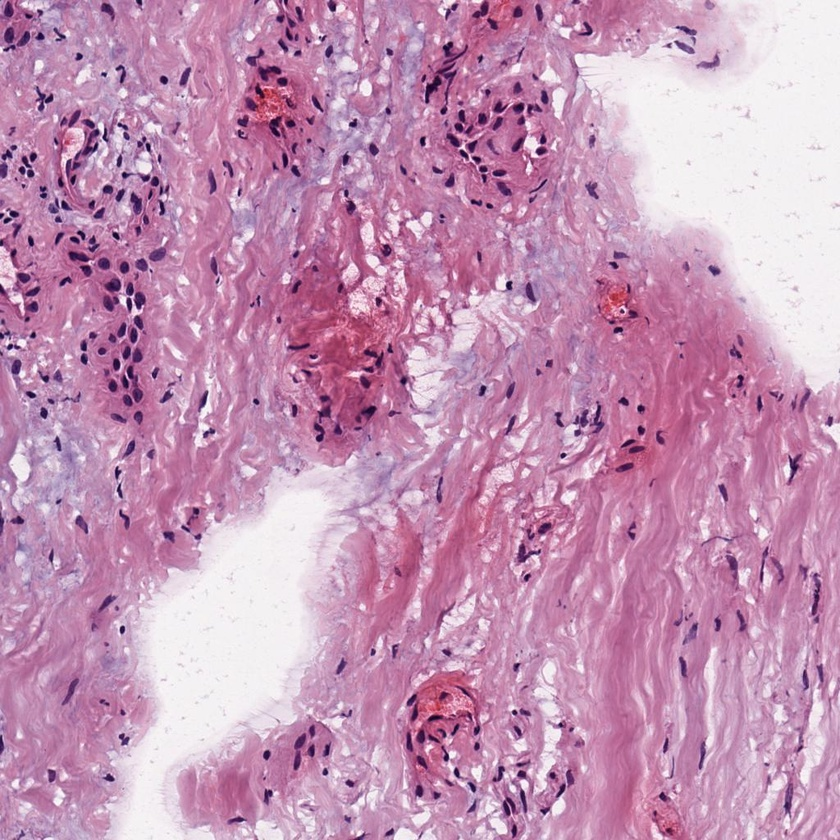
#> input picture example_image.jpg, 840 x 840 px, shrunk from 1024 x 1024 before the run
$ jupyter execute tutorial.ipynb   (older library calls are emulated)
#> lines starting #> are read from the running program, lines starting #| are printed output that depends on the picture; after the words box and inside, x2 and y2 are one past the last pixel; in counts of white or black regions, pixels touching at a corner belong together
### segment.py
'''
Authors: Steven Guan, James R. Thompson, and David Slater
Copyright 2021, The MITRE Corporation Approved for Public Release; Distribution Unlimited. Case Number 21-0081.

Licensed under the Apache License, Version 2.0 (the "License"); you may not use this file except in compliance with the License.
You may obtain a copy of the License at http://www.apache.org/licenses/LICENSE-2.0
Unless required by applicable law or agreed to in writing,
software distributed under the License is distributed on an "AS IS" BASIS,
WITHOUT WARRANTIES OR CONDITIONS OF ANY KIND, either express or implied.
See the License for the specific language governing permissions and limitations under the License.
'''


import cv2
import matplotlib.patches as mpatches
import matplotlib.pyplot as plt
import numpy as np
import skimage
from scipy.ndimage.morphology import binary_fill_holes
from scipy import linalg
from skimage.measure import regionprops
from skimage.filters import threshold_otsu
from skimage.color import separate_stains
from skimage.morphology import binary_closing, disk, binary_opening

def optical_density(tile):
    """
    Convert a tile to optical density values.

    Parameters
    ----------
    tile : numpy array
        RGB image.
    """
    tile = tile.astype(np.float64)
    od = -np.log((tile+1)/255 + 1e-8)
    return od

def find_tissue(tile):
    """
    Segments the tissue and calculates the proportion of the image contaning tissue

    Parameters
    ----------
    tile : numpy array
        RGB image.
    """


    # Convert to optical density values
    tile = optical_density(tile)

    # Threshold at beta and create binary image
    beta = 0.12
    tile = np.min(tile, axis=2) >= beta

    # Remove small holes and islands in the image
    tile = binary_opening(tile, disk(3))
    tile = binary_closing(tile, disk(3))

    # Calculate percentage of tile containig tissue
    percentage = np.mean(tile)
    tissue_amount = percentage #>= tissue_threshold

    return tissue_amount, tile

def color_deconvolution(tile):
    """
    Applies color deconvolution to separate the RGB images into grayscale
    images representing the concetration of hematoxylin and eosin.

    Parameters
    ----------
    tile : numpy array
        RGB image.
    """

    ## Define stain color vectors
    rgb_from_hed = np.array([[0.650, 0.704, 0.286],
                            [0.07, 0.99, 0.11],
                            [0.0, 0.0, 0.0]])
    rgb_from_hed[2, :] = np.cross(rgb_from_hed[0, :], rgb_from_hed[1, :])
    hed_from_rgb = linalg.inv(rgb_from_hed)
    ihc_hed = separate_stains(tile, hed_from_rgb)

    ## Normalize images
    for i in np.arange(0,3):
        im = ihc_hed[:, :, i]
        im = im - np.min(im)
        im = im / np.max(im)
        im = np.abs(im-1)*255
        im = np.round(im)
        ihc_hed[:, :, i] = im
    im_stains = ihc_hed.astype(np.uint8)

    return(im_stains)


def binarize_image(tile, im_nuclei_stain, foreground_threshold, local_radius_ratio=3, minimum_radius = 3):
    """
    Binarizes an image using a combination of local thresholding and bounding
    boxes to identify candidate locations of nuclei.

    Parameters
    ----------
    tile : numpy array
        RGB image.
    im_nuclei_stain : numpy array
        grayscale image.
    foreground_threshold : float
        threshold for separating foreground and background.
    local_radius_ratio : float, optional
        factor expand bounding box. The default is 3.
    minimum_radius : float, optional
        radius of smallest nuclei. The default is 3.
    """

    ## Apply initial global threshold
    img = cv2.cvtColor((im_nuclei_stain),cv2.COLOR_GRAY2RGB)
    img_gray = cv2.cvtColor(img, cv2.COLOR_BGR2GRAY)
    img_gray_flat = img_gray.flatten()
    thresh = np.round(threshold_otsu(img_gray_flat[img_gray_flat<foreground_threshold]))
    img_bin = np.copy(img_gray)
    img_bin[img_gray<thresh] = 255
    img_bin[img_gray>=thresh] = 0

    ## Fill small holes in the image
    img_bin = binary_fill_holes(img_bin.astype(bool))
    img_bin = img_bin.astype(np.uint8)

    ## Remove small structures in the image based on minimum_radius
    kernel = cv2.getStructuringElement(cv2.MORPH_ELLIPSE,(minimum_radius,minimum_radius))
    opening = cv2.morphologyEx(img_bin,cv2.MORPH_OPEN, kernel, iterations = 1)

    ## Identify connected regions("components") in the image
    regions = cv2.connectedComponents(opening)[1]
    obj_props = regionprops(regions, intensity_image=im_nuclei_stain)

    ## Initialize mask
    im_fgnd_mask = np.zeros(im_nuclei_stain.shape).astype(np.uint8)

    ## Iterate through regions found via global thresholding
    for obj in obj_props:

        # Skip thresholding on background component
        if (obj.label == 0):
            continue

        # Expand bounding box based on local_radius_ratio
        # The idea is to include more background for local thresholding.
        bbox = obj.bbox
        equivalent_diameter = obj.equivalent_diameter
        min_row = np.max([0, np.round(bbox[0] - equivalent_diameter*local_radius_ratio)]).astype(np.int)
        max_row = np.min([tile.shape[0], np.round(bbox[2] + equivalent_diameter*local_radius_ratio)]).astype(np.int)
        min_col = np.max([0, np.round(bbox[1] - equivalent_diameter*local_radius_ratio)]).astype(np.int)
        max_col = np.min([tile.shape[1], np.round(bbox[3] + equivalent_diameter*local_radius_ratio)]).astype(np.int)
        region = im_nuclei_stain[min_row:max_row, min_col:max_col]
        region_flat = region.flatten()

        # If local threshold fail. Default to global threshold instead.
        try:
            thresh = np.round(threshold_otsu(region_flat[region_flat<foreground_threshold]))
        except:
            thresh = foreground_threshold

        # Copy local bbox mask to larger tile mask
        region_bin = np.copy(region)
        region_bin[region<thresh] = 1
        region_bin[region>=thresh] = 0
        im_fgnd_mask[min_row:max_row, min_col:max_col] = im_fgnd_mask[min_row:max_row, min_col:max_col] + region_bin.astype(np.uint8)
        im_fgnd_mask[im_fgnd_mask>0] = 1

    return(im_fgnd_mask)


def find_nuclei(tile,im_nuclei_stain, im_fgnd_mask, min_nucleus_area=15):
    """
    Split the binary image of nuclei into a map of individual nuclei

    Parameters
    ----------
    tile : numpy array
        RGB image.
    im_nuclei_stain : numpy array
        grayscale image.
    im_fgnd_mask : numpy array
        binary mask of the foreground.
    min_nucleus_area : float, optional
        area of the smallest nuclei. The default is 15.
    """
    sure_fg_threshold = 0.50

    # noise removal
    kernel = np.ones((3,3),np.uint8)
    opening = cv2.morphologyEx(im_fgnd_mask,cv2.MORPH_OPEN,kernel, iterations = 1)

    # Identify sure background area
    kernel = np.ones((5,5),np.uint8)
    sure_bg = cv2.dilate(opening,kernel,iterations=1)


    _ret, objects = cv2.connectedComponents(opening)
    obj_props = skimage.measure.regionprops(objects)
    dist_transform = cv2.distanceTransform(opening,cv2.DIST_L2,5)
    stain_inverse = cv2.bitwise_not(im_nuclei_stain)
    stain_inverse = stain_inverse - np.min(stain_inverse[:])
    stain_inverse = (stain_inverse / np.max(stain_inverse[:])) * 255

    # Iterate through objects found
    sure_fg = np.zeros(im_nuclei_stain.shape)
    for obj in obj_props:
        bbox = obj.bbox

        # Calculate normalized distance map
        dist = dist_transform[bbox[0]:bbox[2], bbox[1]:bbox[3]]
        dist = dist - np.min(dist[:])
        dist = (dist/np.max(dist[:]))*255

        # Normalize image region
        im = stain_inverse[bbox[0]:bbox[2], bbox[1]:bbox[3]]
        im = im - np.min(im[:])
        im = (im/np.max(im[:]))*255

        # Combine distance and image then perform thresholding
        combined = im + dist
        _ret, temp = cv2.threshold(combined,sure_fg_threshold*np.max(combined[:]),255,0)

        # Save to sure foreground map
        sure_fg[bbox[0]:bbox[2], bbox[1]:bbox[3]] = temp


    # Finding unknown region
    sure_fg = np.uint8(sure_fg)
    unknown = cv2.subtract(sure_bg, sure_fg)

    # Marker labelling
    _ret, markers = cv2.connectedComponents(sure_fg)

    # Add one to all labels so that sure background is not 0, but 1
    markers = markers+1

    # Now, mark the region of unknown with zero
    markers[unknown==1] = 0

    markers = cv2.watershed(tile,markers)

    # Label boundary lines as background
    markers[markers==-1] = 1

    # Remove small objects according to min_nucleus area
    obj_props = skimage.measure.regionprops(markers)
    for obj in obj_props:
        if (obj.area < min_nucleus_area):
            markers[markers==obj.label] = 1

    obj_props = skimage.measure.regionprops(markers, intensity_image=im_nuclei_stain)
    return(markers, obj_props)

### tutorial.ipynb
# Tutorial for Segmenting Synovial Cell Nuclei in an H&E Stained Image

Authors: Steven Guan, James R. Thompson, and David Slater

Copyright 2021, The MITRE Corporation Approved for Public Release; Distribution Unlimited. Case Number 21-0081.

Licensed under the Apache License, Version 2.0 (the "License"); you may not use this file except in compliance with the License.
You may obtain a copy of the License at http://www.apache.org/licenses/LICENSE-2.0
Unless required by applicable law or agreed to in writing,
software distributed under the License is distributed on an "AS IS" BASIS,
WITHOUT WARRANTIES OR CONDITIONS OF ANY KIND, either express or implied.
See the License for the specific language governing permissions and limitations under the License.

## Import Libraries

[cell 1]
import skimage.io
import segment
import matplotlib.pyplot as plt
import numpy as np

## Load H&E stained image

[cell 2]
im = skimage.io.imread('example_image.jpg')
#> im is the input picture: shape (840, 840, 3); mean R, G, B 196.9, 148.3, 181.5

plt.imshow(im)
plt.title('Example H&E Stained Image')

# Quantifying the amount of tissue in the image

[cell 3]
tissue, tissue_mask = segment.find_tissue(im)
#> in find_tissue, `tile = binary_closing(tile, disk(3))`:
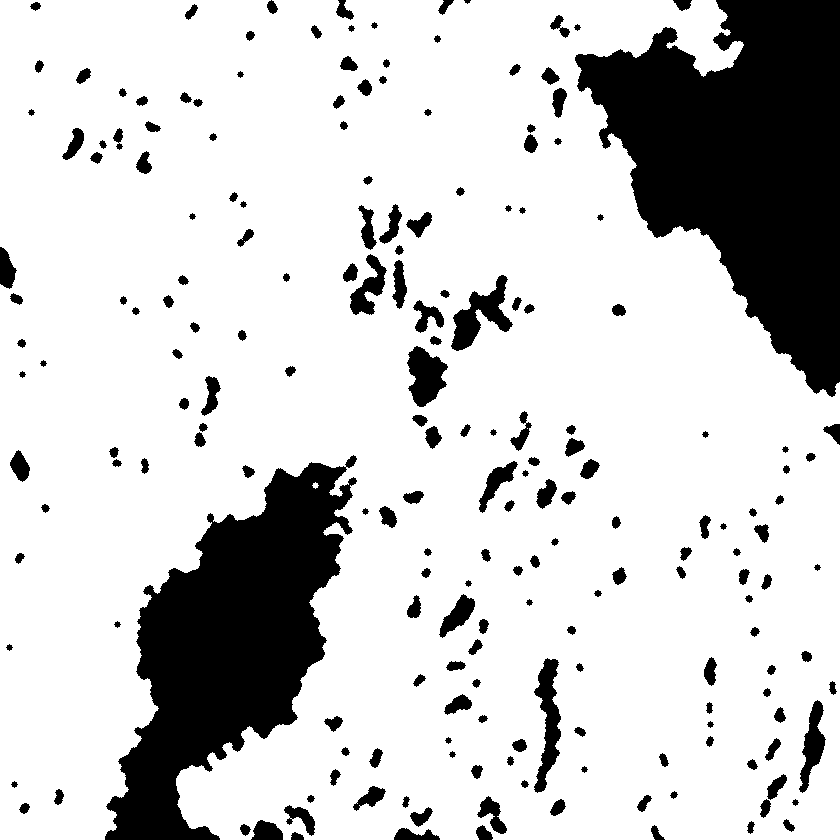
#> tile: shape (840, 840) bool; 80.6% white; 201 black regions (1 under 20 px), largest, box (x1, y1, x2, y2) and area: (575, 0, 840, 397) 59963, (105, 455, 357, 840) 45886, (451, 275, 513, 351) 1919
#> in find_tissue, `percentage = np.mean(tile)`: percentage = 0.806
#> tissue = 0.806

plt.imshow(tissue_mask, cmap='gray')
plt.title('Binary Mask of Tissue')
print('Proportion of image containing tissue: ' + str(np.round(tissue,3)))
#| Proportion of image containing tissue: 0.806

# Color deconvolution to separate stain concentrations

[cell 4]
im_deconv = segment.color_deconvolution(im)
im_hem = im_deconv[:,:,0]
im_eos = im_deconv[:,:,1]
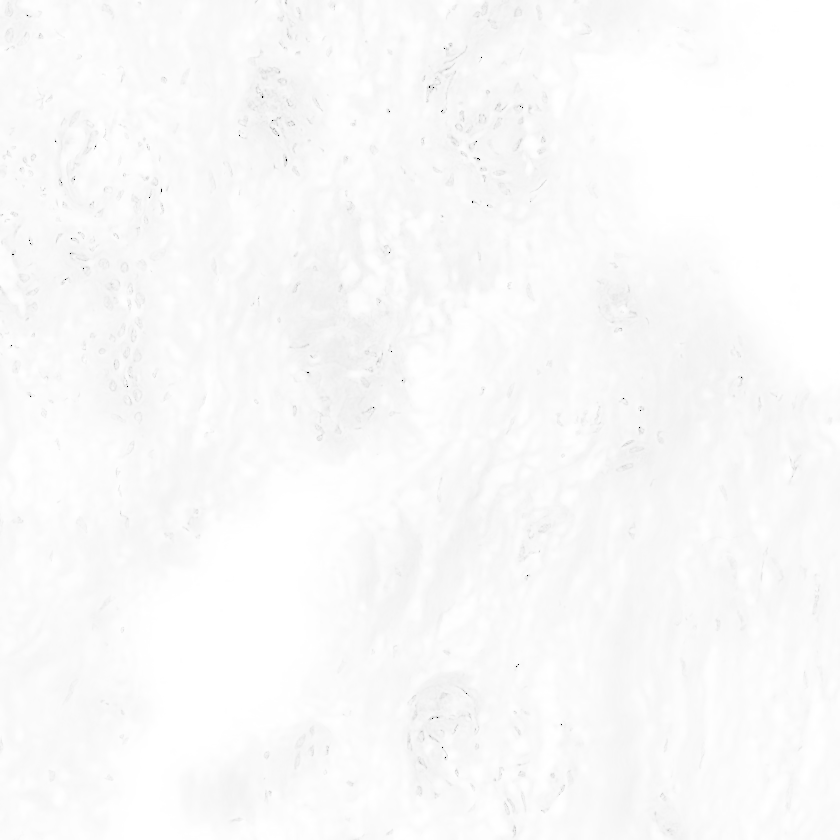
#> im_eos: shape (840, 840); min 0, max 255, mean 249.7

fig, axs = plt.subplots(1, 2, figsize=(12, 6))
axs[0].imshow(im_hem, cmap='gray')
axs[0].set_title('Hematoxylin Stain Concentration')
axs[1].imshow(im_eos, cmap='gray')
axs[1].set_title('Eosin Stain Concentration')

# Image binarization using local adaptive thresholding

[cell 5]
foreground_threshold = 160
im_bin = segment.binarize_image(im, im_hem, foreground_threshold)
#> in binarize_image, `thresh = np.round(threshold_otsu(img_gray_flat[img_gray_flat<foregroun..`: thresh = 117
#> in binarize_image, `img_bin[img_gray<thresh] = 255`:
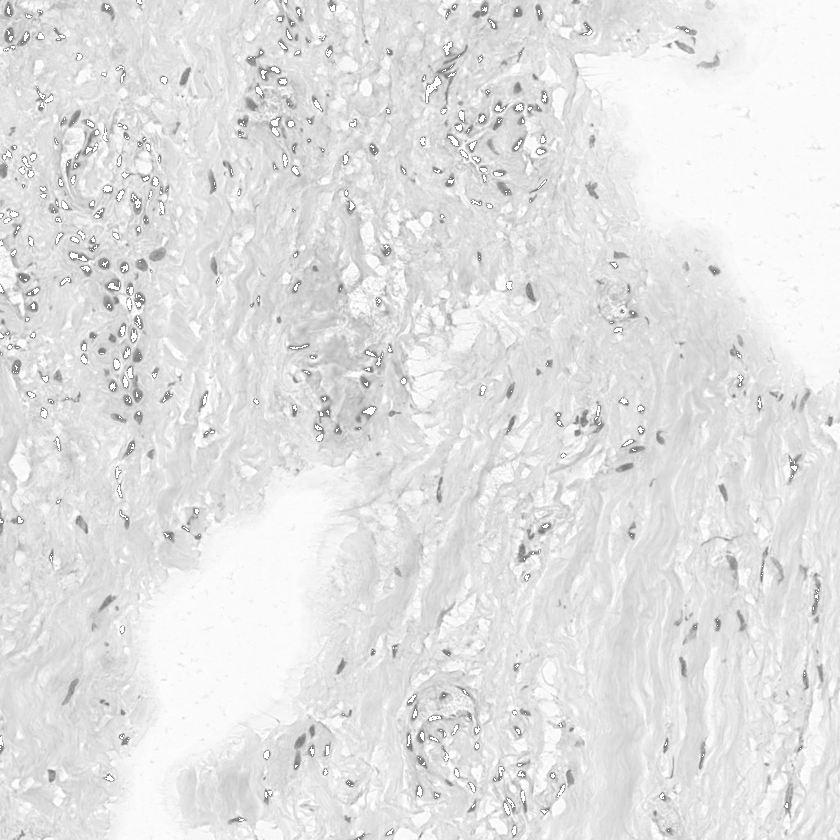
#> img_bin: shape (840, 840); min 117, max 255, mean 226.2
#> in binarize_image, `obj_props = regionprops(regions, intensity_image=im_nuclei_stain)`: obj_props = 229 regions; largest, box (x1, y1, x2, y2) and area: (426, 77, 441, 97) 118, (364, 407, 376, 415) 57, (443, 42, 452, 55) 52, (449, 136, 458, 146) 47, (114, 359, 120, 369) 45
#> the loop in binarize_image, `for obj in obj_props:` made 229 passes
#> (bbox, equivalent_diameter, min_row, max_row, min_col, max_col, thresh) on passes 1 to 3: ((0, 137, 4, 142), 4.22, 0, 17, 124, 155, 89), ((0, 284, 3, 287), 2.99, 0, 12, 275, 296, 118), ((5, 105, 9, 109), 3.57, 0, 20, 94, 120, 127)

fig, axs = plt.subplots(1, 2, figsize=(12, 6))
axs[0].imshow(im_hem, cmap='gray')
axs[0].set_title('Hematoxylin Stain Concentration')
axs[1].imshow(im_bin, cmap='gray')
axs[1].set_title('Binarized Image')

# Individual nuclei segmentation using the watershed method

[cell 6]
im_markers, obj_props = segment.find_nuclei(im, im_hem, im_bin)
#> in find_nuclei, `sure_bg = cv2.dilate(opening,kernel,iterations=1)`:
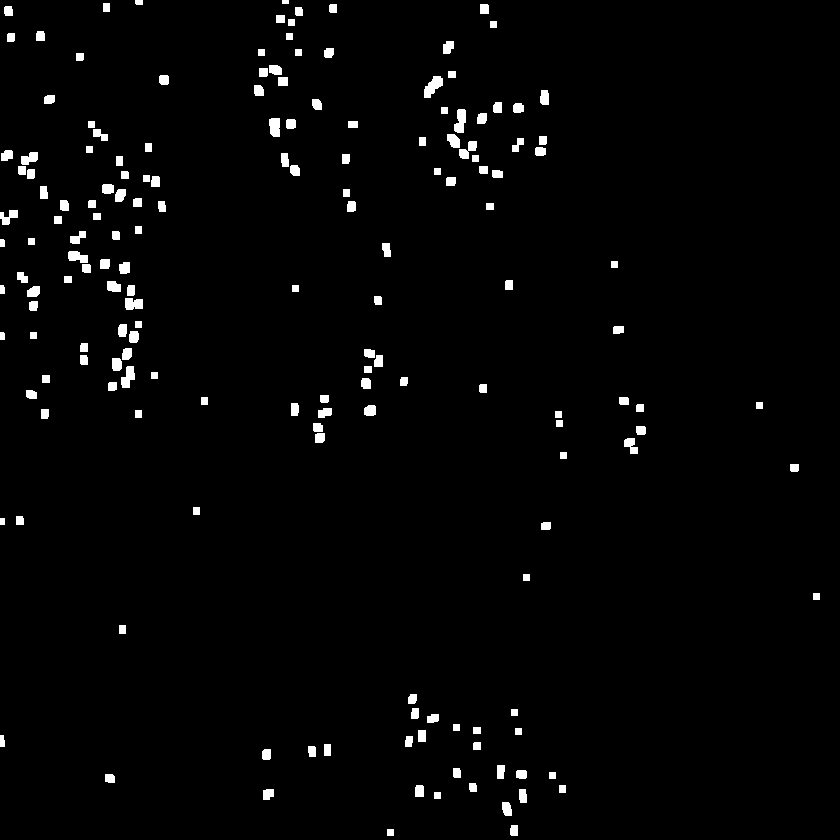
#> sure_bg: shape (840, 840); values 0 (black) and 1 (white), 2% white; 171 white regions
#> in find_nuclei, `obj_props = skimage.measure.regionprops(objects)`: obj_props = 191 regions; largest, box (x1, y1, x2, y2) and area: (426, 78, 441, 96) 96, (449, 136, 458, 146) 50, (109, 283, 119, 290) 50, (114, 360, 120, 369) 45, (542, 92, 547, 103) 43
#> the loop in find_nuclei, `for obj in obj_props:` made 191 passes
#> bbox on passes 3 to 5: (5, 105, 10, 108), (6, 331, 11, 335), (6, 482, 12, 487)
#> in find_nuclei, `markers = cv2.watershed(tile,markers)`:
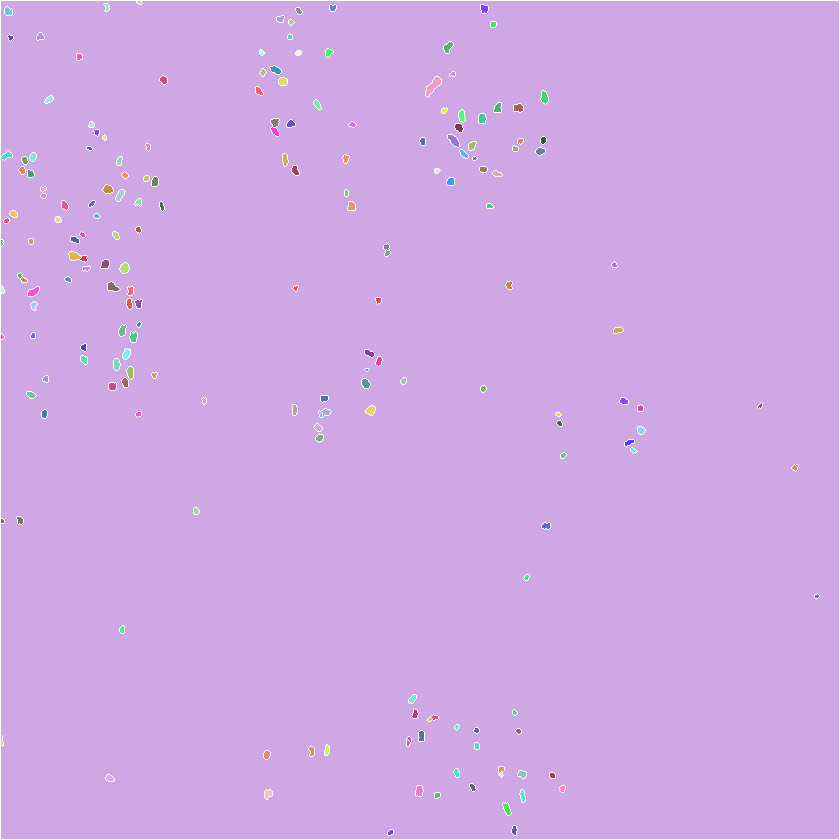
#> markers: shape (840, 840) int32; 191 distinct labels, from -1 to 192; one colour per label, 0 black, -1 white
#> in find_nuclei, `markers[markers==-1] = 1`:
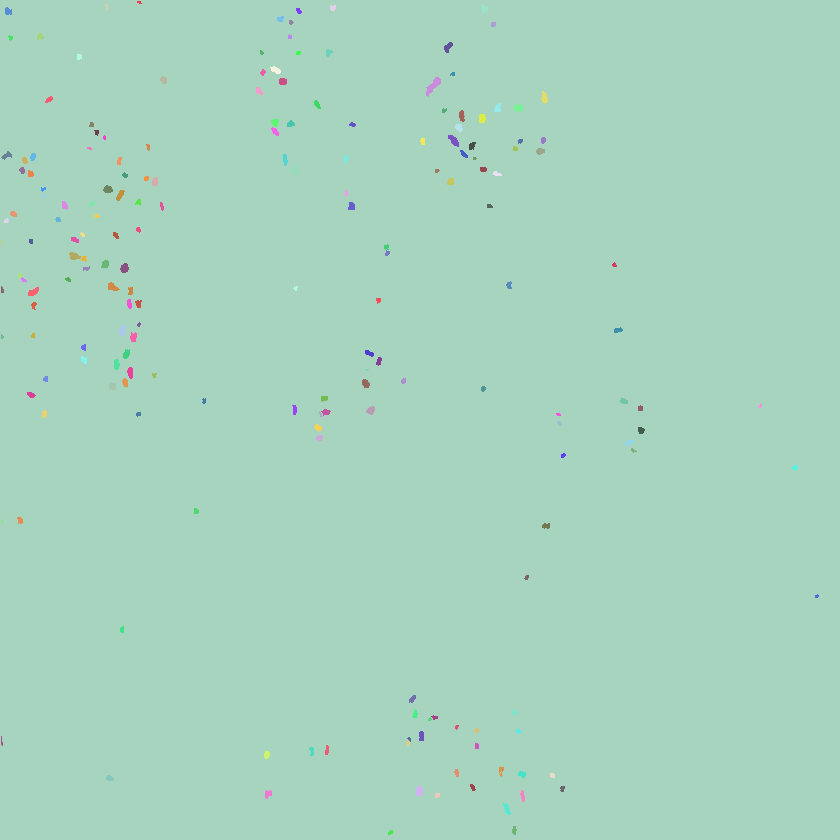
#> markers: shape (840, 840) int32; 190 distinct labels, from 1 to 192; one colour per label, 0 black
#> in find_nuclei, `obj_props = skimage.measure.regionprops(markers)`: obj_props = 190 regions; largest, box (x1, y1, x2, y2) and area: (0, 0, 840, 840) 699554, (426, 77, 441, 97) 130, (448, 135, 459, 147) 77, (69, 252, 81, 260) 67, (108, 282, 120, 291) 67
#> in find_nuclei, `obj_props = skimage.measure.regionprops(markers, intensity_image=im_nu..`: obj_props = 170 regions; largest, box (x1, y1, x2, y2) and area: (0, 0, 840, 840) 699787, (426, 77, 441, 97) 130, (448, 135, 459, 147) 77, (69, 252, 81, 260) 67, (108, 282, 120, 291) 67

fig, axs = plt.subplots(1, 2, figsize=(12, 6))
axs[0].imshow(im)
axs[0].set_title('RGB Image')
axs[1].imshow(skimage.color.label2rgb(im_markers, im_hem, bg_label=1, alpha=0.5, bg_color=[1,1,1]))
axs[1].set_title('Color Mask Visualization')
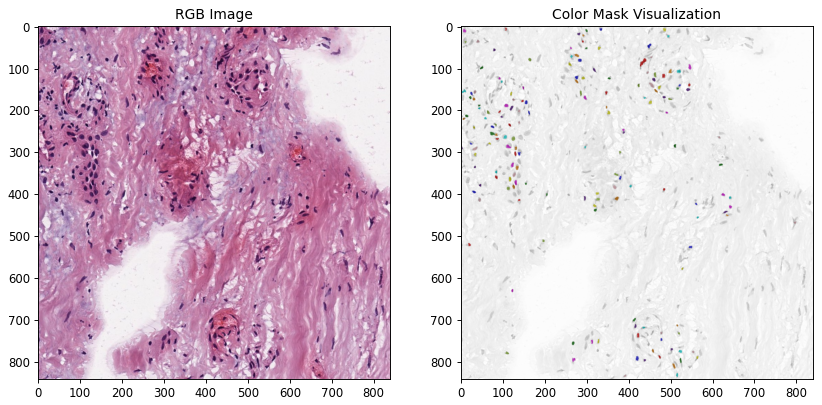
#> figure drawn by matplotlib, 2 panels
